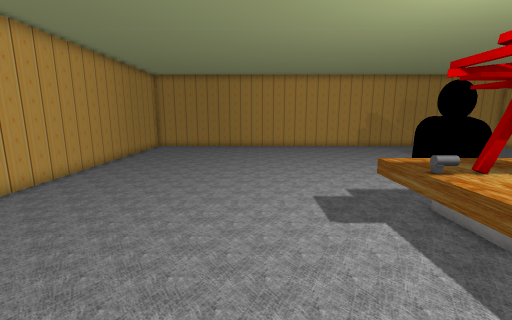
view 1 (above)

16 first-person views from a walk through a Unity game level. The camera is 1.4 m above the floor, tilts 10° down and sees 90° across. The floor is counted in squares, 0.5 m on a side. Each view is taken from the middle of a square. On the plan, view 1 faces up. The plan holds only what a view shows up to about 19 squares ahead; the rest is blank. Some surface patterns are stand-ins.

view 2
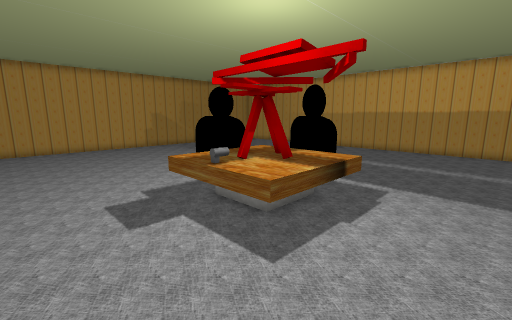

view 3
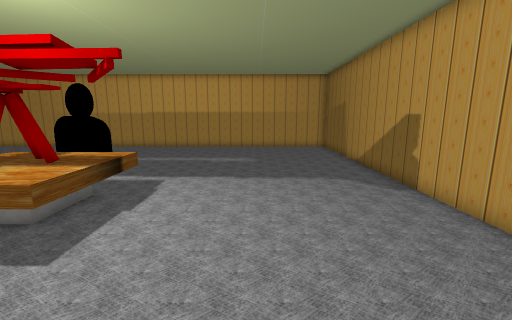

view 4
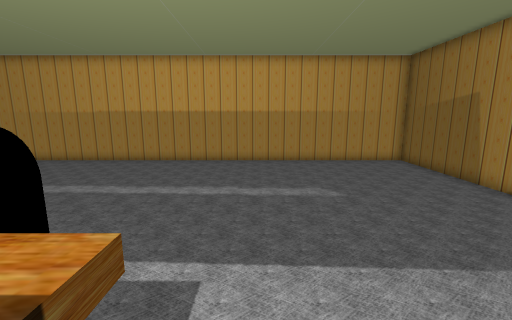

view 5
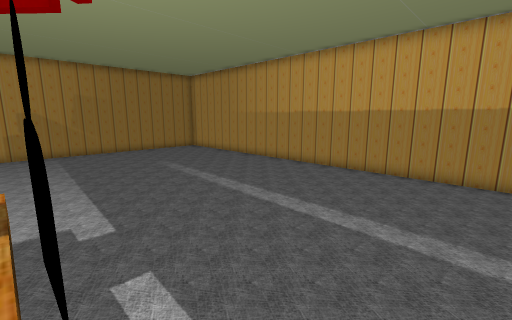

view 6
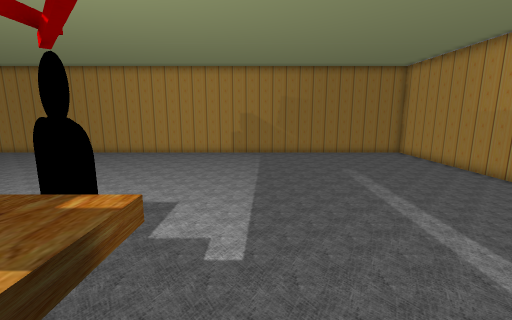

view 7
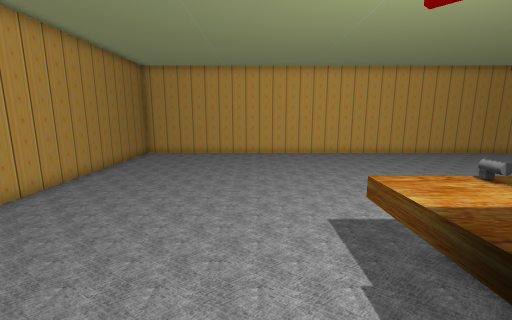

view 8
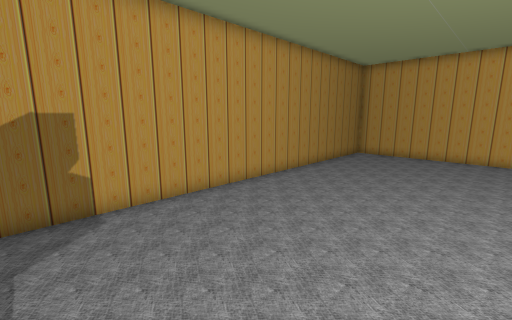

view 9
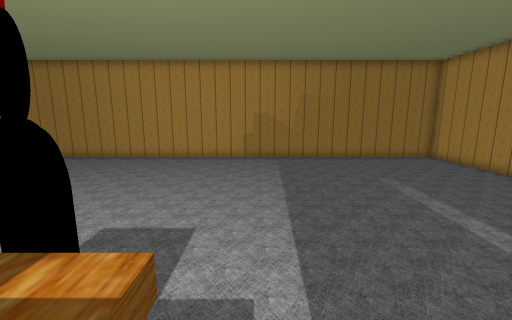

view 10
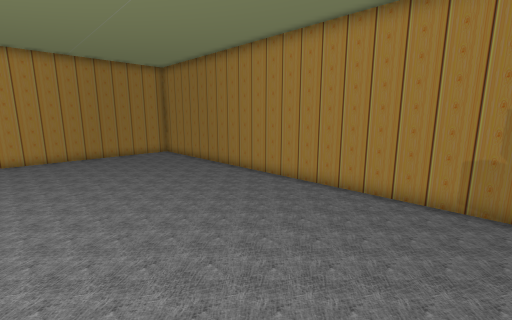

view 11
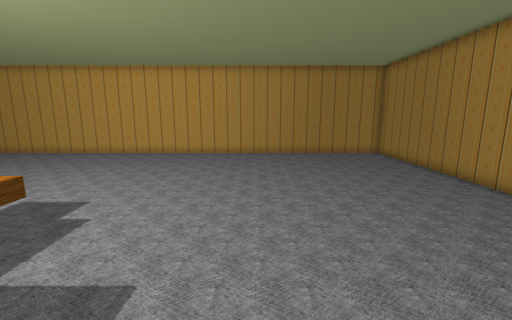

view 12
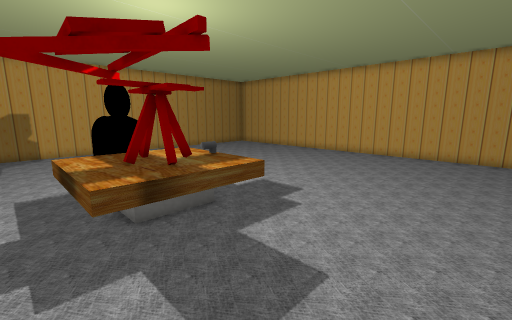

view 13
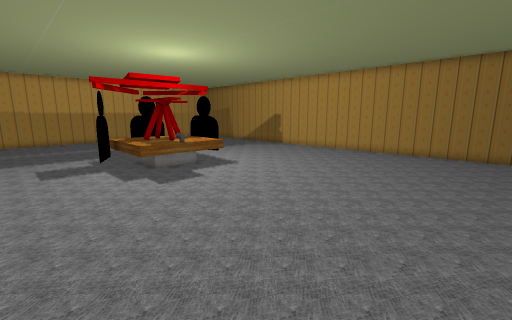

view 14
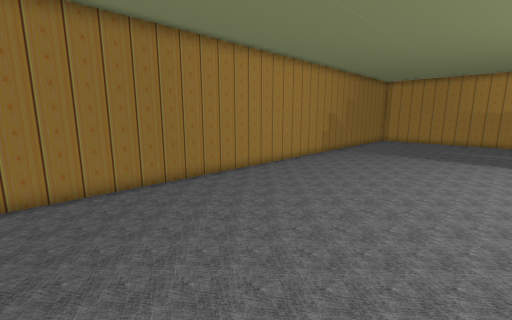

view 15
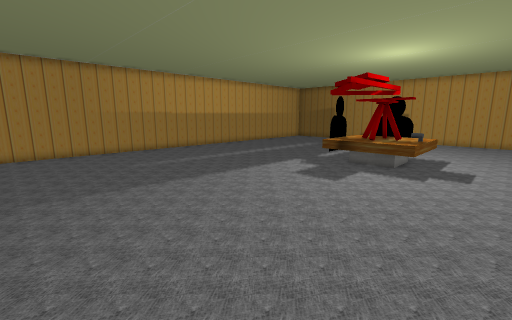

view 16
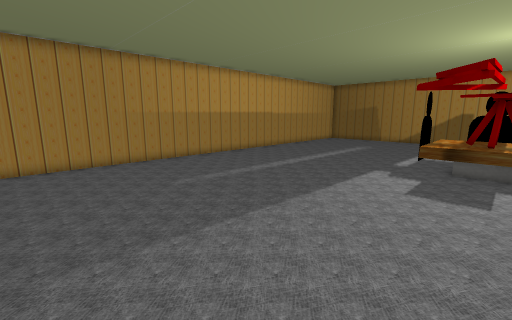

### Floor plan
Points are (right, up) in squares from view 1. A wall is a line through its corners. A room is listed if a view was taken in it or the views show most of it. See-through windows are left out.
Room 1 (views 1, 2, 3, 4, 5, 6, 7, 8, 9, 10, 11, 12, 13, 14, 15, 16)
walls: (-8.9, -7.1) (21.8, -7.1) (21.8, 23.1) (-8.9, 23.1) (-8.9, -7.1)
glass walls: (8.1, 8.6) (6, 9.7); (5.6, 2.8) (7.4, 3.5)
objects: other object (4, 4) to (9, 8); other object (4, 6) to (5, 6); other object (6, 5) to (7, 7)

Where each view was taken, in squares from view 1:
view 1: 0 up, 0 right, facing up
view 2: 0 up, 0 right, facing up-right
view 3: 1 down, 1 left, facing right
view 4: 2 up, 6 right, facing right
view 5: 2 up, 9 right, facing up-right
view 6: 4 up, 11 right, facing up
view 7: 1 up, 10 right, facing left
view 8: 1 up, 10 right, facing down-left
view 9: 6 up, 10 right, facing up
view 10: 14 up, 10 right, facing up-left
view 11: 14 up, 10 right, facing left
view 12: 14 up, 10 right, facing down-left
view 13: 13 up, 8 left, facing down-right
view 14: 13 up, 8 left, facing up-right
view 15: 22 up, 1 right, facing down-right
view 16: 22 up, 6 right, facing down-right
